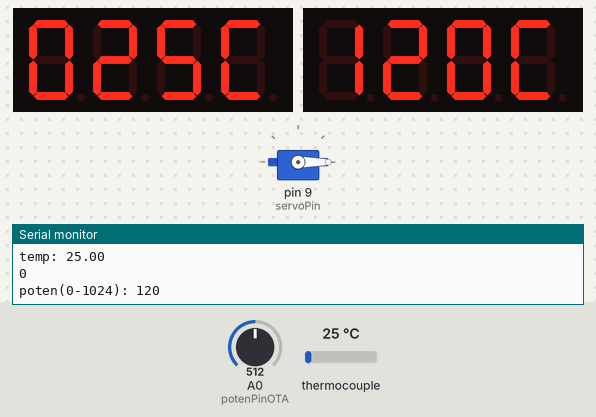
This sketch was run on a simulated Arduino Uno, built with avr-gcc and run on an emulated ATmega328P. Parts: servo, 2 × 4-digit seven-segment display, the last lines printed to the serial monitor. Inputs (shaded band) come from the test bench; at power-on: thermocouple 25 °C, A0 (potenPinOTA) = 512.

Above: at 3.7 s.
3.8 s: thermocouple set to 98 °C
At 5.0 s:
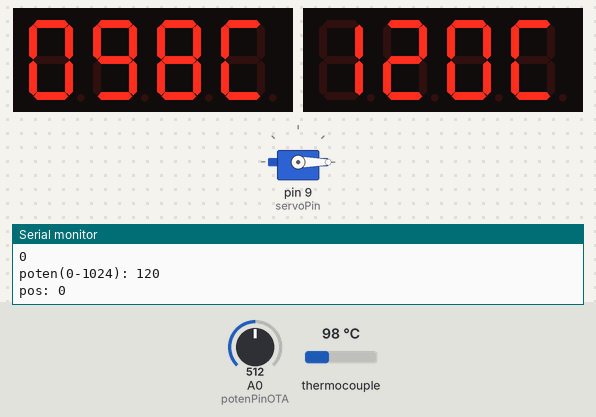
5.7 s: thermocouple set to 106 °C
At 7.0 s:
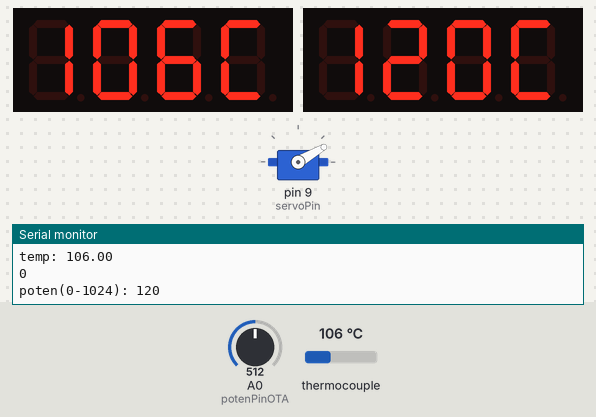
7.4 s: A0 (potenPinOTA) set to 449
At 8.7 s:
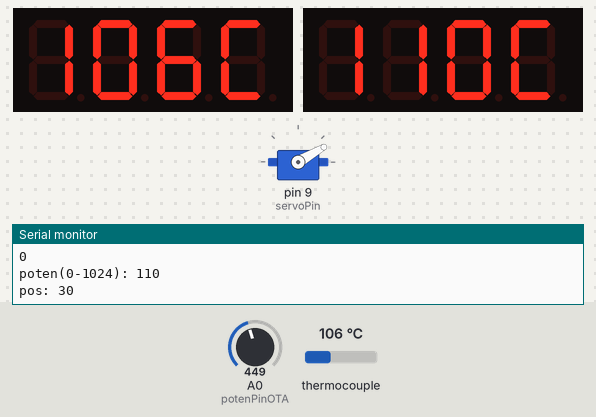
9.0 s: A0 (potenPinOTA) set to 429
At 9.7 s:
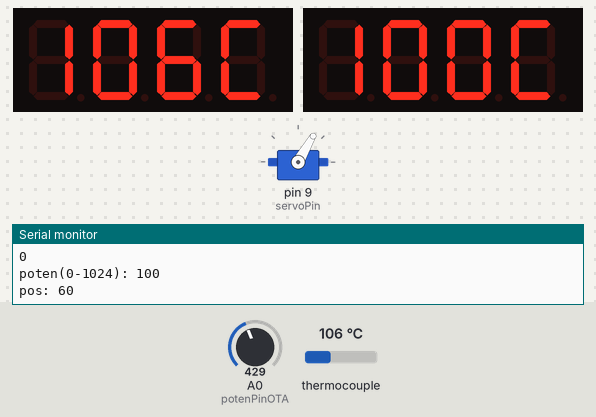
10.7 s: thermocouple set to 115 °C
At 11.7 s:
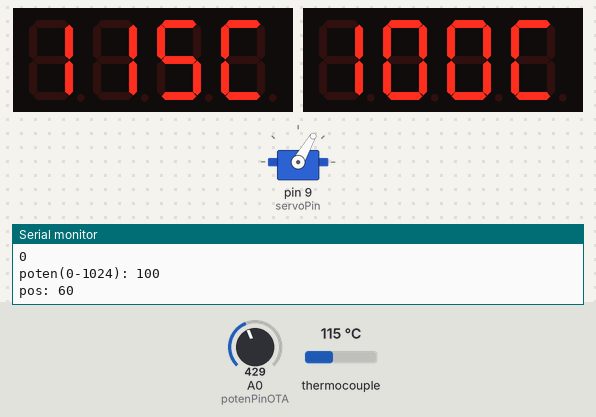
12.3 s: thermocouple set to 123 °C
At 13.7 s:
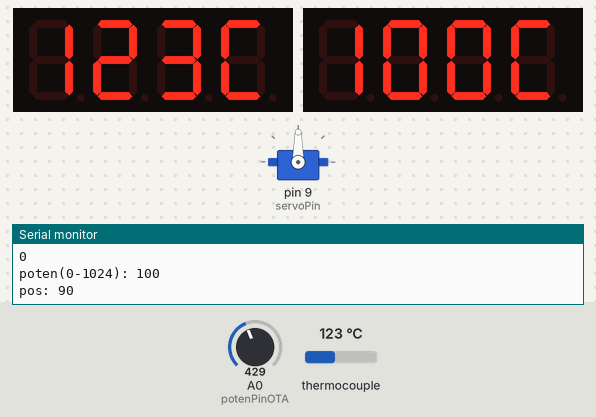
Timing chart, 0 to 15.0 s (numbered marks = the images above; inputs shaded):
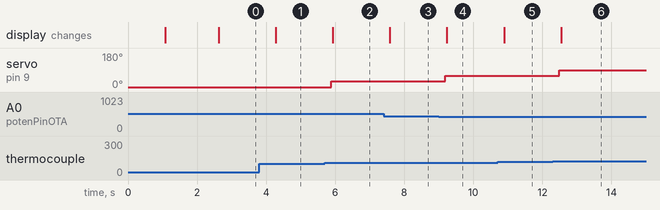

Measured:
- the behaviour switches between 100 and 101 °C on thermocouple (found by bisection; images 1 and 2)
- the behaviour switches between 440 and 439 on A0 (potenPinOTA) (found by bisection; images 3 and 4)
- the behaviour switches between 120 and 121 °C on thermocouple (found by bisection; images 5 and 6)
- after the input at 3.8 s, the display: changes after 0.48 s (image 1)
- after the input at 5.7 s, servo on pin 9 (servoPin): 0° → 30° after 0.18 s; the display: changes after 0.23 s (image 2)
- after the input at 7.4 s, the display: changes after 0.18 s (image 3)
- after the input at 9.0 s, servo on pin 9 (servoPin): 30° → 60° after 0.19 s; the display: changes after 0.24 s (image 4)
- after the input at 10.7 s, the display: changes after 0.19 s (image 5)
- after the input at 12.3 s, servo on pin 9 (servoPin): 60° → 90° after 0.19 s; the display: changes after 0.24 s (image 6)

The sketch:

fireStoveControl.ino
```cpp
#include <max6675.h>
#include <Arduino.h>
#include <TM1637.h>  //https://github.com/Seeed-Studio/Grove_4Digital_display
#include <Servo.h>


// time
unsigned long previousMillis = 0UL;
unsigned long interval = 1000UL;
bool blink;

// termo
int termoPinSO = 4;
int termoPinCS = 5;
int termoPinSCK = 6;
MAX6675 termo(termoPinSCK, termoPinCS, termoPinSO);


// displayRed
#define displayRedPinCLK 2
#define displayRedPinDIO 3
TM1637 displayRed(displayRedPinCLK, displayRedPinDIO);


// displayWhite
#define displayWhitePinCLK 10
#define displayWhitePinDIO 11
TM1637 displayWhite(displayWhitePinCLK, displayWhitePinDIO);


// poten
#define potenPinOTA A0
//#define potenPinOTB A1 // NOT IN USE


// servo
#define servoPin 9
Servo servo;
int pos = 0;


void setup() {
  Serial.begin(9600);
  Serial.println("Communication has been stared.");

  // servo
  servo.attach(servoPin);
  servo.write(pos);
  delay(1000);
  servo.write(0);

  // temp
  float temp = termo.readCelsius();
  int intTemp = 0;
  int lastTemp = 0;
  Serial.print("temp: ");
  Serial.println(temp);

  // displayRed
  displayRed.init();
  displayRed.set(2);  //set brightness; 0-7
  displayRedNumber(000, 0);


  // displayWhite
  displayWhite.init();
  displayWhite.set(2);  //set brightness; 0-7
  displayWhiteNumber(000, 1);

  // poten
  float poten = analogRead(potenPinOTA);
  int intPoten = 0;
  int prevIntPoten;
  delay(1500);
}

void displayRedNumber(int num, char ch) {
  displayRed.display(3, ch);
  displayRed.display(2, num % 10);
  displayRed.display(1, num / 10 % 10);
  displayRed.display(0, num / 100 % 10);
  //displayRed.displayRed(0, num / 1000 % 10);
}

void displayWhiteNumber(int num, char ch) {
  displayWhite.display(3, ch);
  displayWhite.display(2, num % 10);
  displayWhite.display(1, num / 10 % 10);
  displayWhite.display(0, num / 100 % 10);
  //displayRed.displayRed(0, num / 1000 % 10);
}

int servoPos(int temp, int poten) {
  //angle = 0
  int koef = 20;  //half-range of tolerance for levele of partilly open/close
  if (poten > 250.0) { poten = 250.0; }  //safety limit

  if (temp > (poten + koef)) {
    return 90;
  } else if (temp >= poten) {
    return 60;
  } else if (temp > (poten - koef)) {
    return 30;
  } else {
    return 0;
  }
}

/*
8: 250c
6: 180c
3: 100c
0:  10c

settings  temperature (C)
8 250
7 215
6 180
5 153
4 127
3 100
2 70
1 40
0 10

*/


int readPoten() {
  float poten = analogRead(potenPinOTA) / 4; //TESTING!
  int intPoten = (int)(poten + 0.5f);
  intPoten = intPoten - (intPoten % 10);
  if (intPoten <= 0 ) { return 0; }
  return intPoten;
}

void loop() {
  bool flag;

  // temp
  float temp = termo.readCelsius();
  Serial.print("temp: ");
  Serial.println(temp);
  int intTemp = (int)(temp + 0.5f);
  int lastTemp;
  Serial.println(lastTemp);

  // poten
  int intPoten = 0;
  int poten = 0;
  intPoten = readPoten();

  Serial.print("poten(0-1024): ");
  Serial.println(intPoten);

  // servo
  int pos = servoPos(intTemp, intPoten);
  servo.write(pos);
  Serial.print("pos: ");
  Serial.println(pos);

  // displays
  if (abs(intTemp - lastTemp) <= 5) {
    intTemp = lastTemp;
    flag = 1;
  } else { flag = 0; }


  int c;  //DOES NOT WORK
  //bool blink;
  if (blink) {
    blink = false;
    c = 12;
    }
  else {
    blink = true;
    c = 14;
    }

  displayRedNumber(intTemp, 12);
  displayWhiteNumber(readPoten(), 12);

  delay(500);

  if (flag) { lastTemp = readPoten(); }
  else { lastTemp = intTemp; }
}
```
